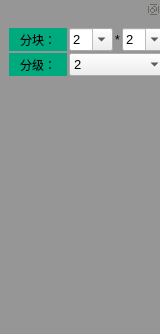
<?xml version="1.0" encoding="UTF-8"?>
<ui version="4.0">
 <class>CGWSettingWindow</class>
 <widget class="QMainWindow" name="CGWSettingWindow">
  <property name="geometry">
   <rect>
    <x>0</x>
    <y>0</y>
    <width>160</width>
    <height>334</height>
   </rect>
  </property>
  <property name="minimumSize">
   <size>
    <width>160</width>
    <height>0</height>
   </size>
  </property>
  <property name="maximumSize">
   <size>
    <width>181</width>
    <height>16777215</height>
   </size>
  </property>
  <property name="windowTitle">
   <string>MainWindow</string>
  </property>
  <property name="styleSheet">
   <string notr="true">#CGWSettingWindow{background-color: rgb(150, 150,150);}</string>
  </property>
  <widget class="QWidget" name="centralwidget">
   <property name="minimumSize">
    <size>
     <width>20</width>
     <height>0</height>
    </size>
   </property>
   <property name="maximumSize">
    <size>
     <width>20</width>
     <height>16777215</height>
    </size>
   </property>
  </widget>
  <widget class="QDockWidget" name="dockWidget">
   <property name="minimumSize">
    <size>
     <width>175</width>
     <height>98</height>
    </size>
   </property>
   <property name="maximumSize">
    <size>
     <width>175</width>
     <height>524287</height>
    </size>
   </property>
   <property name="features">
    <set>QDockWidget::AllDockWidgetFeatures</set>
   </property>
   <attribute name="dockWidgetArea">
    <number>1</number>
   </attribute>
   <widget class="QWidget" name="dockWidgetContents">
    <layout class="QHBoxLayout" name="horizontalLayout_2">
     <item>
      <layout class="QVBoxLayout" name="verticalLayout">
       <property name="spacing">
        <number>2</number>
       </property>
       <item>
        <layout class="QGridLayout" name="gridLayout">
         <item row="0" column="0">
          <widget class="QLabel" name="label">
           <property name="styleSheet">
            <string notr="true">#label{background-color: rgb(0, 170, 127);}</string>
           </property>
           <property name="text">
            <string>分块：</string>
           </property>
           <property name="alignment">
            <set>Qt::AlignCenter</set>
           </property>
          </widget>
         </item>
         <item row="0" column="1">
          <layout class="QHBoxLayout" name="horizontalLayout">
           <item>
            <widget class="QComboBox" name="widthComboBox">
             <property name="font">
              <font>
               <pointsize>10</pointsize>
              </font>
             </property>
             <property name="editable">
              <bool>true</bool>
             </property>
             <item>
              <property name="text">
               <string>2</string>
              </property>
             </item>
             <item>
              <property name="text">
               <string>3</string>
              </property>
             </item>
             <item>
              <property name="text">
               <string>4</string>
              </property>
             </item>
             <item>
              <property name="text">
               <string>5</string>
              </property>
             </item>
             <item>
              <property name="text">
               <string>6</string>
              </property>
             </item>
             <item>
              <property name="text">
               <string>7</string>
              </property>
             </item>
             <item>
              <property name="text">
               <string>8</string>
              </property>
             </item>
             <item>
              <property name="text">
               <string>9</string>
              </property>
             </item>
             <item>
              <property name="text">
               <string>10</string>
              </property>
             </item>
            </widget>
           </item>
           <item>
            <widget class="QLabel" name="label_3">
             <property name="text">
              <string>*</string>
             </property>
            </widget>
           </item>
           <item>
            <widget class="QComboBox" name="heightComboBox">
             <property name="font">
              <font>
               <pointsize>10</pointsize>
              </font>
             </property>
             <property name="editable">
              <bool>true</bool>
             </property>
             <item>
              <property name="text">
               <string>2</string>
              </property>
             </item>
             <item>
              <property name="text">
               <string>3</string>
              </property>
             </item>
             <item>
              <property name="text">
               <string>4</string>
              </property>
             </item>
             <item>
              <property name="text">
               <string>5</string>
              </property>
             </item>
             <item>
              <property name="text">
               <string>6</string>
              </property>
             </item>
             <item>
              <property name="text">
               <string>7</string>
              </property>
             </item>
             <item>
              <property name="text">
               <string>8</string>
              </property>
             </item>
             <item>
              <property name="text">
               <string>9</string>
              </property>
             </item>
             <item>
              <property name="text">
               <string>10</string>
              </property>
             </item>
            </widget>
           </item>
          </layout>
         </item>
         <item row="1" column="0">
          <widget class="QLabel" name="label_2">
           <property name="styleSheet">
            <string notr="true">#label_2{background-color: rgb(0, 170, 127);}</string>
           </property>
           <property name="text">
            <string>分级：</string>
           </property>
           <property name="alignment">
            <set>Qt::AlignCenter</set>
           </property>
          </widget>
         </item>
         <item row="1" column="1">
          <widget class="QComboBox" name="gradeComboBox">
           <property name="font">
            <font>
             <pointsize>10</pointsize>
            </font>
           </property>
           <item>
            <property name="text">
             <string>2</string>
            </property>
           </item>
           <item>
            <property name="text">
             <string>3</string>
            </property>
           </item>
           <item>
            <property name="text">
             <string>4</string>
            </property>
           </item>
           <item>
            <property name="text">
             <string>5</string>
            </property>
           </item>
          </widget>
         </item>
        </layout>
       </item>
       <item>
        <spacer name="verticalSpacer">
         <property name="orientation">
          <enum>Qt::Vertical</enum>
         </property>
         <property name="sizeHint" stdset="0">
          <size>
           <width>20</width>
           <height>40</height>
          </size>
         </property>
        </spacer>
       </item>
      </layout>
     </item>
    </layout>
   </widget>
  </widget>
 </widget>
 <resources/>
 <connections/>
</ui>
